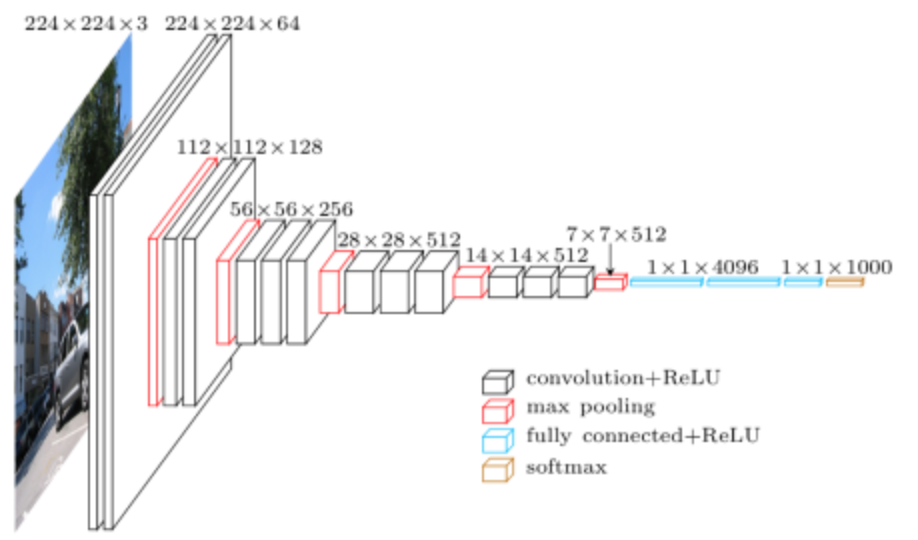
#> input picture Images/VGG.png, 918 x 540 px
$ python -i hough_extract_features_svm_linear.py   (imports and definitions only)   (older library calls are emulated)
#> lines starting #> are read from the running program, lines starting #| are printed output that depends on the picture; after the words box and inside, x2 and y2 are one past the last pixel; in counts of white or black regions, pixels touching at a corner belong together
#> further down, picture is the input picture: shape (540, 918, 3); mean B, G, R 240.1, 239.3, 239
import sys
import math
import cv2
import numpy as np
from matplotlib import pyplot as plt
import pandas as pd
from scipy.misc import imread
from sklearn.naive_bayes import GaussianNB
from sklearn import svm


def hough(image):
    src = cv2.cvtColor(image, cv2.IMREAD_GRAYSCALE)
    # Check if image is loaded fine
    if src is None:
        print ('Error opening image!')
        print ('Usage: hough_lines.py [image_name -- default ' + default_file + '] \n')
        return -1

    dst = cv2.Canny(src, 50, 200, None, 3)
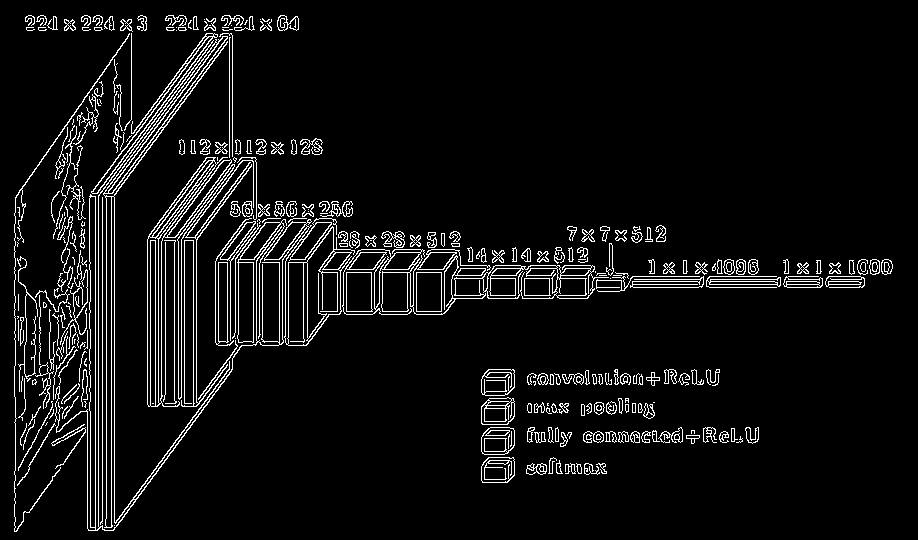
#> dst: shape (540, 918); 6.1% white in thin lines or dots

    # Copy edges to the images that will display the results in BGR
    cdst = cv2.cvtColor(dst, cv2.COLOR_GRAY2BGR)
#> cdst: shape (540, 918, 3); 6.1% white in thin lines or dots
    cdstP = np.copy(cdst)

    lines = cv2.HoughLines(dst, 1, np.pi / 180, 150, None, 0, 0)
#> lines = 153 rows, first 8: [114, 0], [95, 0], [102, 0], [98, 0], [111, 0], [106, 0], [287, 1.57], [284, 1.57]

    if lines is not None:
        for i in range(0, len(lines)):
            rho = lines[i][0][0]
            theta = lines[i][0][1]
            a = math.cos(theta)
            b = math.sin(theta)
            x0 = a * rho
            y0 = b * rho
            pt1 = (int(x0 + 1000*(-b)), int(y0 + 1000*(a)))
            pt2 = (int(x0 - 1000*(-b)), int(y0 - 1000*(a)))
            cv2.line(cdst, pt1, pt2, (0,0,255), 3, cv2.LINE_AA)
#> this loop made 153 passes
#> (rho, theta, a, b, x0, y0, pt1, pt2) on passes 1 to 3: (114, 0, 1, 0, 114, 0, (114, 1000), (114, -1000)), (95, 0, 1, 0, 95, 0, (95, 1000), (95, -1000)), (102, 0, 1, 0, 102, 0, (102, 1000), (102, -1000))
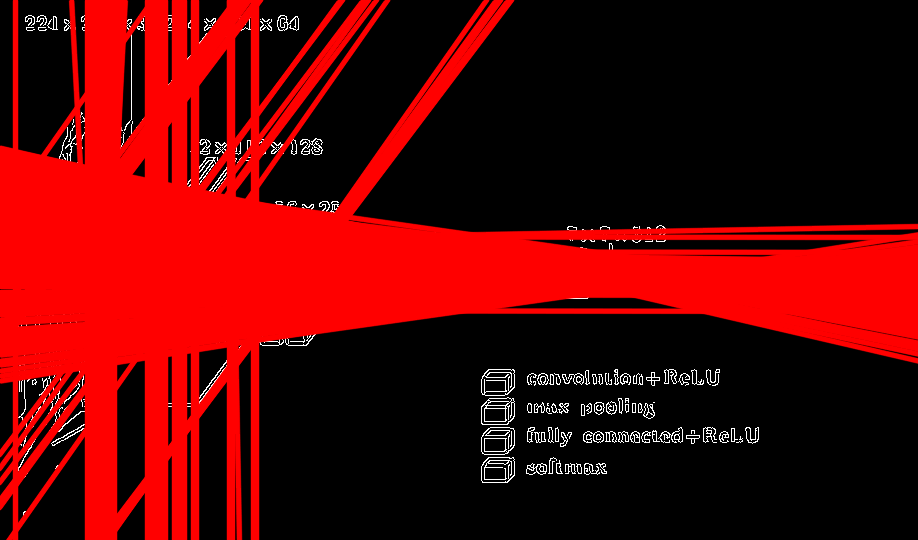
#> cdst: shape (540, 918, 3); mean B, G, R 3.3, 3.3, 90.6

    linesP = cv2.HoughLinesP(dst, 1, np.pi / 180, 50, None, 50, 10)
#> linesP = 218 rows, first 6: [102, 529, 102, 177], [114, 529, 114, 161], [95, 530, 95, 186], [98, 529, 98, 182], [106, 530, 106, 172], [475, 275, 531, 275]

    if linesP is not None:
        for i in range(0, len(linesP)):
            l = linesP[i][0]
            cv2.line(cdstP, (l[0], l[1]), (l[2], l[3]), (0,0,255), 3, cv2.LINE_AA)
#> this loop made 218 passes
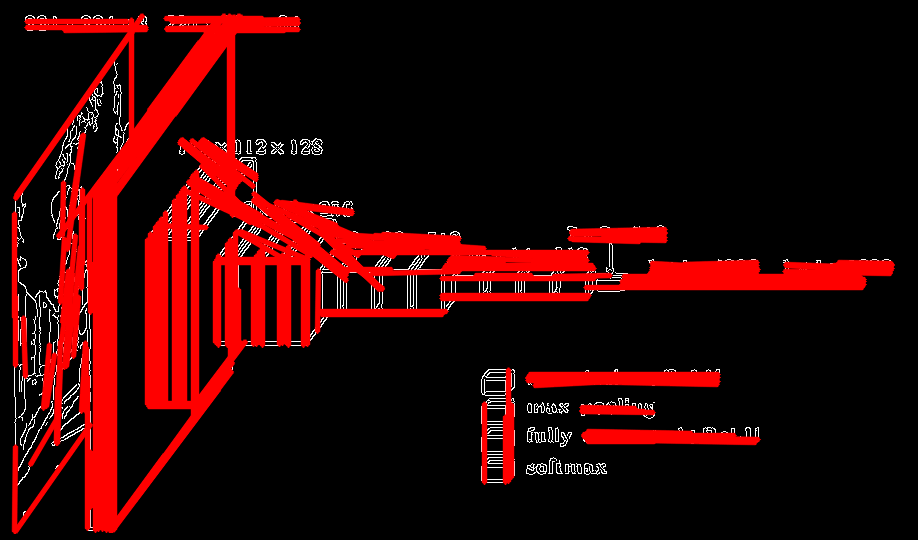
#> cdstP: shape (540, 918, 3); mean B, G, R 3.7, 3.7, 45.9

    return [cdst,cdstP]


# [156 lines left out: functions read_img, extract_features, hough_extract_features, not called in this run]


# [28 lines not run here, left out]


>>> import cv2
>>> picture = cv2.imread('Images/VGG.png')
>>> result = hough(picture)
#> result = 2 items

$ run again, on Images/Xception_arch.png
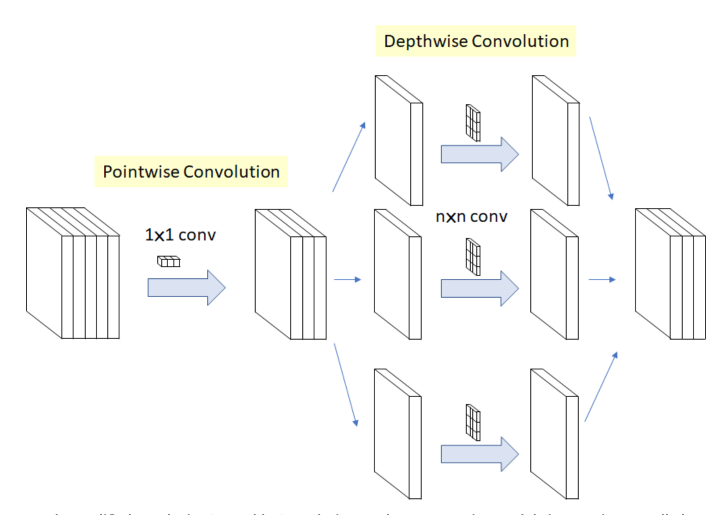
#> input picture Images/Xception_arch.png, 1456 x 1030 px (shown at 1/2 size)
#> picture is the input picture: shape (1030, 1456, 3); mean B, G, R 248.7, 249.7, 249.5
#> in hough, `dst = cv2.Canny(src, 50, 200, None, 3)`:
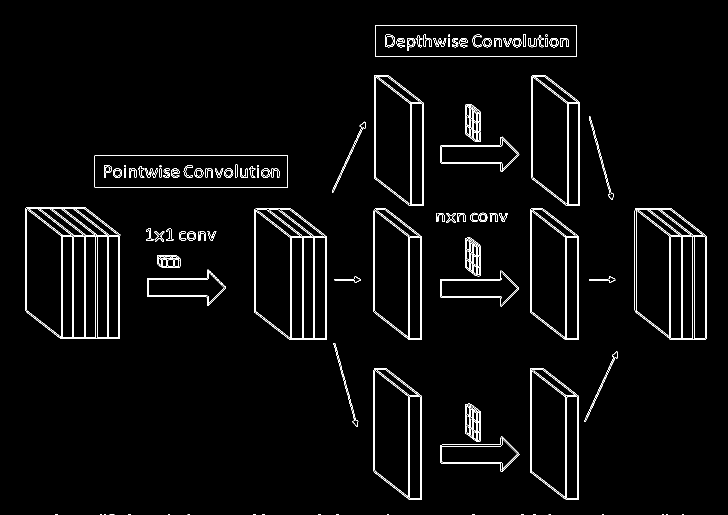
#> dst: shape (1030, 1456) (shown at 1/2 size); 2.6% white in thin lines or dots, all inside (x1, y1, x2, y2) = (51, 50, 1413, 1030)
#> lines = 103 rows, first 8: [1157, 0], [749, 0], [817, 0], [1133, 0], [1131, 0], [819, 0], [1060, 0], [843, 0]
#> the loop in hough, `for i in range(0, len(lines)):` made 103 passes
#> (rho, theta, a, b, x0, y0, pt1, pt2) on passes 1 to 8: (1157, 0, 1, 0, 1157, 0, (1157, 1000), (1157, -1000)), (749, 0, 1, 0, 749, 0, (749, 1000), (749, -1000)), (817, 0, 1, 0, 817, 0, (817, 1000), (817, -1000)), (1133, 0, 1, 0, 1133, 0, (1133, 1000), (1133, -1000)), (1131, 0, 1, 0, 1131, 0, (1131, 1000), (1131, -1000)), (819, 0, 1, 0, 819, 0, (819, 1000), (819, -1000)), (1060, 0, 1, 0, 1060, 0, (1060, 1000), (1060, -1000)), (843, 0, 1, 0, 843, 0, (843, 1000), (843, -1000))
#> linesP = 273 rows, first 6: [1157, 411, 1157, 202], [841, 998, 841, 791], [751, 113, 1152, 113], [749, 625, 749, 418], [751, 50, 1152, 50], [1060, 624, 1060, 418]
#> the loop in hough, `for i in range(0, len(linesP)):` made 273 passes
#> after the loop in hough, `for i in range(0, len(linesP)):`:
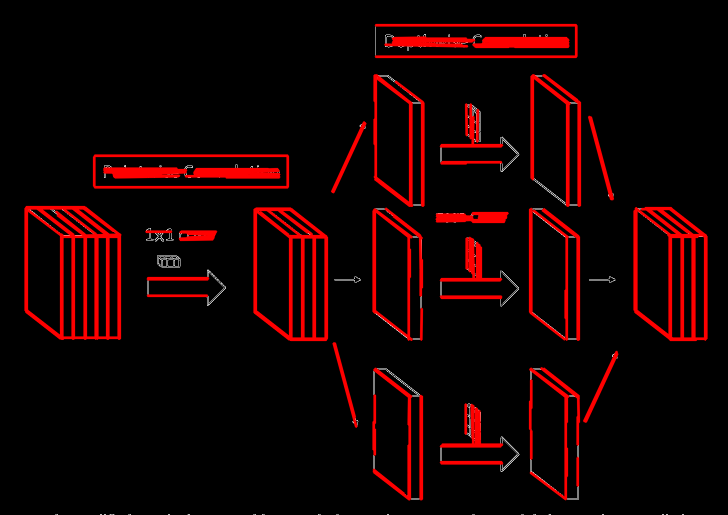
#> cdstP: shape (1030, 1456, 3) (shown at 1/2 size); mean B, G, R 0.9, 0.9, 21.4
#> result = 2 items
